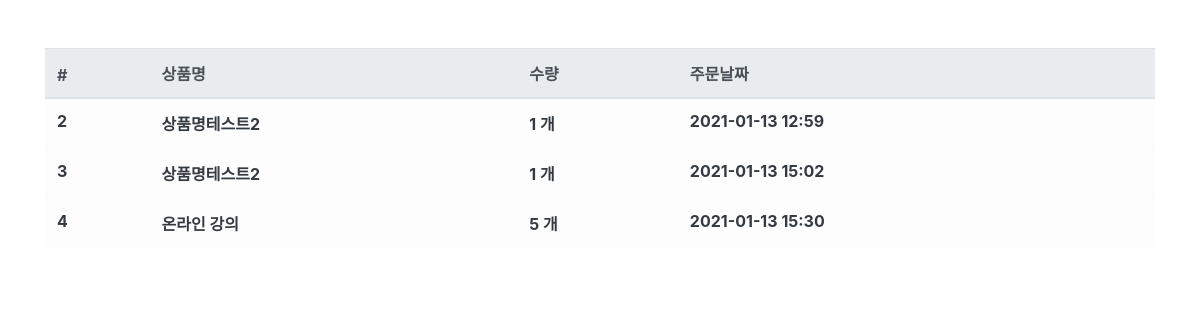
The page /order/ (signed in) on the database as committed earlier.
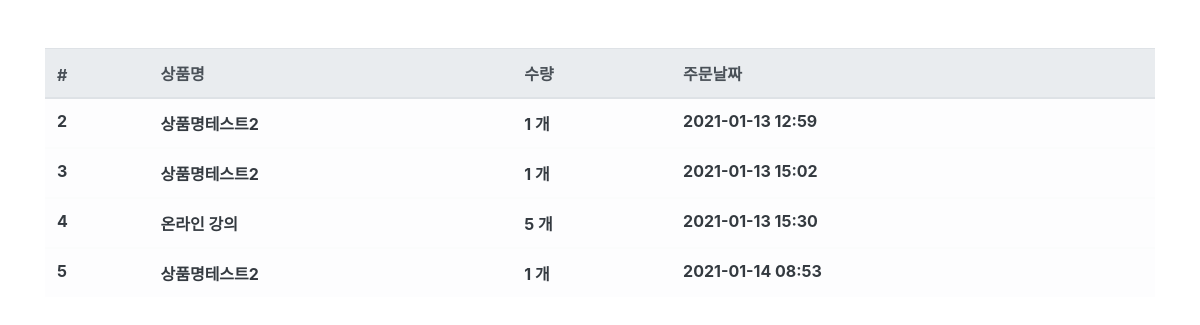
The same page on the database as committed later.
### order/models.py (models this page shows, shortened)
class Order(models.Model):
    fcuser = models.ForeignKey(
        'fcuser.Fcuser', on_delete=models.CASCADE, verbose_name='사용자')
    product = models.ForeignKey(
        'product.Product', on_delete=models.CASCADE, verbose_name='상품')
    quantity = models.IntegerField(verbose_name='수량')
    register_date = models.DateTimeField(
        auto_now_add=True, verbose_name='등록날짜')
    class Meta:
        db_table = 'fastcampus_order'
        verbose_name = '주문'
        verbose_name_plural = '주문'

### product/models.py (models this page shows)
class Product(models.Model):
    name = models.CharField(max_length=256, verbose_name='상품명')
    price = models.IntegerField(verbose_name='상품가격')
    description = models.TextField(verbose_name='상품설명')
    stock = models.IntegerField(verbose_name='재고')
    register_date = models.DateTimeField(
        auto_now_add=True, verbose_name='등록날짜')
    def __str__(self):
        return self.name
    class Meta:
        db_table = 'fastcampus_product'
        verbose_name = '상품'
        verbose_name_plural = '상품'

### order/views.py (the view)
# urls.py: path('order/', OrderList.as_view()),
@ method_decorator(login_required, name='dispatch')
class OrderList(ListView):
    template_name = 'order.html'
    context_object_name = 'order_list'
    def get_queryset(self, **kwargs):
        queryset = Order.objects.filter(
            fcuser__email=self.request.session.get('user'))
        return queryset

### order/templates/order.html
{% extends "base.html" %}
{% load humanize %}
{% block contents %}
<div class="row mt-5">
    <div class="col-12">
        <table class="table table-light">
            <thead class="thead-light">
                <tr>
                    <th scope="col">#</th>
                    <th scope="col">상품명</th>
                    <th scope="col">수량</th>
                    <th scope="col">주문날짜</th>
                </tr>
            </thead>
            {% for order in order_list %}
            <tbody class="text-dark">
                <tr>
                    <th scope="row">{{ order.id }}</th>
                    <th>{{ order.product }}</th>
                    <th>{{ order.quantity|intcomma }} 개</th>
                    <th>{{ order.register_date|date:'Y-m-d H:i' }}</th>
                </tr>
                {% endfor %}
            </tbody>
        </table>
    </div>
</div>
{% endblock %}

Rows that differ between the two databases and show on the page:
added Order: id "5", product "상품명테스트2", quantity "1", register_date "2021-01-14 08:53"
